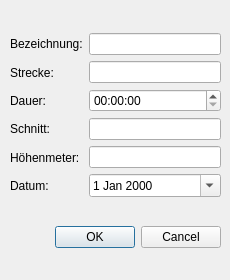
<?xml version="1.0" encoding="UTF-8"?>
<ui version="4.0">
 <class>NewTourWindow</class>
 <widget class="QDialog" name="NewTourWindow">
  <property name="enabled">
   <bool>true</bool>
  </property>
  <property name="geometry">
   <rect>
    <x>0</x>
    <y>0</y>
    <width>230</width>
    <height>280</height>
   </rect>
  </property>
  <property name="minimumSize">
   <size>
    <width>10</width>
    <height>10</height>
   </size>
  </property>
  <property name="maximumSize">
   <size>
    <width>480</width>
    <height>450</height>
   </size>
  </property>
  <property name="windowTitle">
   <string>Create New Tour</string>
  </property>
  <widget class="QWidget" name="">
   <property name="geometry">
    <rect>
     <x>10</x>
     <y>10</y>
     <width>211</width>
     <height>261</height>
    </rect>
   </property>
   <layout class="QVBoxLayout" name="verticalLayout_3">
    <item>
     <layout class="QHBoxLayout" name="horizontalLayout">
      <item>
       <layout class="QVBoxLayout" name="verticalLayout_2">
        <item>
         <widget class="QLabel" name="label">
          <property name="text">
           <string>Bezeichnung:</string>
          </property>
         </widget>
        </item>
        <item>
         <widget class="QLabel" name="label_2">
          <property name="text">
           <string>Strecke:</string>
          </property>
         </widget>
        </item>
        <item>
         <widget class="QLabel" name="label_3">
          <property name="text">
           <string>Dauer:</string>
          </property>
         </widget>
        </item>
        <item>
         <widget class="QLabel" name="label_4">
          <property name="text">
           <string>Schnitt:</string>
          </property>
         </widget>
        </item>
        <item>
         <widget class="QLabel" name="label_5">
          <property name="text">
           <string>Höhenmeter:</string>
          </property>
         </widget>
        </item>
        <item>
         <widget class="QLabel" name="label_6">
          <property name="text">
           <string>Datum:</string>
          </property>
         </widget>
        </item>
       </layout>
      </item>
      <item>
       <layout class="QVBoxLayout" name="verticalLayout">
        <item>
         <widget class="QLineEdit" name="leBezeichnung"/>
        </item>
        <item>
         <widget class="QLineEdit" name="leStrecke"/>
        </item>
        <item>
         <widget class="QTimeEdit" name="teDauer">
          <property name="currentSection">
           <enum>QDateTimeEdit::MinuteSection</enum>
          </property>
          <property name="displayFormat">
           <string>HH:mm:ss</string>
          </property>
          <property name="calendarPopup">
           <bool>false</bool>
          </property>
         </widget>
        </item>
        <item>
         <widget class="QLineEdit" name="leSchnitt"/>
        </item>
        <item>
         <widget class="QLineEdit" name="leHoehenmeter"/>
        </item>
        <item>
         <widget class="QDateEdit" name="deDatum">
          <property name="calendarPopup">
           <bool>true</bool>
          </property>
          <property name="currentSectionIndex">
           <number>0</number>
          </property>
         </widget>
        </item>
       </layout>
      </item>
     </layout>
    </item>
    <item>
     <widget class="QDialogButtonBox" name="buttonBox">
      <property name="orientation">
       <enum>Qt::Horizontal</enum>
      </property>
      <property name="standardButtons">
       <set>QDialogButtonBox::Cancel|QDialogButtonBox::Ok</set>
      </property>
     </widget>
    </item>
   </layout>
  </widget>
  <zorder>buttonBox</zorder>
  <zorder>leBezeichnung</zorder>
  <zorder>leStrecke</zorder>
  <zorder>lineEdit_3</zorder>
  <zorder>leHoehenmeter</zorder>
  <zorder>lineEdit_5</zorder>
  <zorder>label</zorder>
  <zorder>label_2</zorder>
  <zorder>label_3</zorder>
  <zorder>label_4</zorder>
  <zorder>label_5</zorder>
  <zorder>label_2</zorder>
 </widget>
 <tabstops>
  <tabstop>leBezeichnung</tabstop>
  <tabstop>leStrecke</tabstop>
  <tabstop>teDauer</tabstop>
  <tabstop>leSchnitt</tabstop>
  <tabstop>leHoehenmeter</tabstop>
  <tabstop>deDatum</tabstop>
  <tabstop>buttonBox</tabstop>
 </tabstops>
 <resources/>
 <connections>
  <connection>
   <sender>buttonBox</sender>
   <signal>accepted()</signal>
   <receiver>NewTourWindow</receiver>
   <slot>accept()</slot>
   <hints>
    <hint type="sourcelabel">
     <x>219</x>
     <y>227</y>
    </hint>
    <hint type="destinationlabel">
     <x>157</x>
     <y>241</y>
    </hint>
   </hints>
  </connection>
  <connection>
   <sender>buttonBox</sender>
   <signal>rejected()</signal>
   <receiver>NewTourWindow</receiver>
   <slot>reject()</slot>
   <hints>
    <hint type="sourcelabel">
     <x>219</x>
     <y>233</y>
    </hint>
    <hint type="destinationlabel">
     <x>227</x>
     <y>241</y>
    </hint>
   </hints>
  </connection>
 </connections>
</ui>
